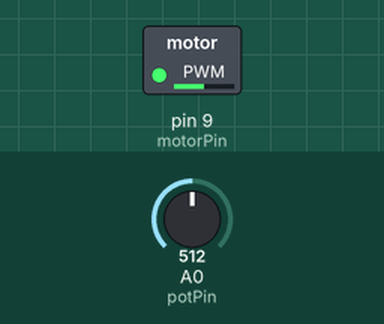
Simulated run of this sketch. Board: Arduino Uno, built with avr-gcc and run on an emulated ATmega328P. Parts: switched loads named in the sketch (green lamp = pin HIGH). The test bench sets the inputs (shaded band); at power-on: A0 (potPin) = 512.

Above: at 1.2 s.
1.3 s: A0 (potPin) set to 716
At 1.9 s:
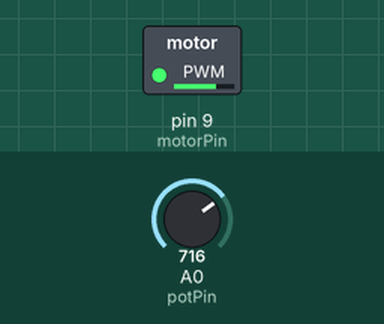
2.8 s: A0 (potPin) set to 900
At 4.0 s:
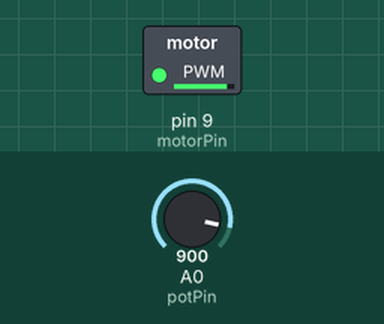
4.3 s: A0 (potPin) set to 122
At 5.4 s:
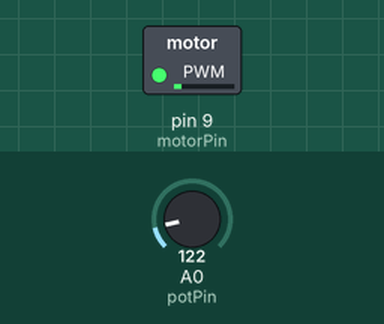
5.8 s: A0 (potPin) set to 0
At 6.5 s:
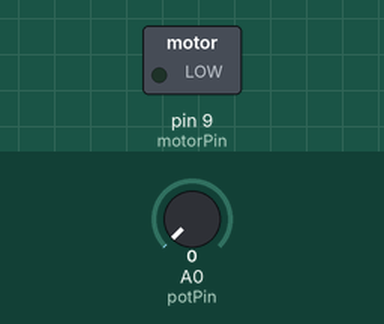
7.3 s: A0 (potPin) set to 511
At 7.7 s:
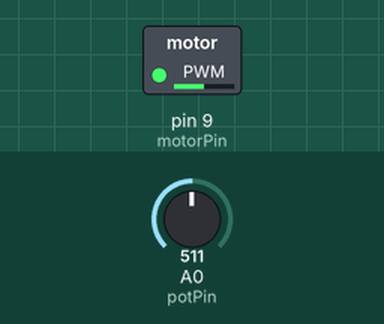
Timing chart, 0 to 9.8 s (numbered marks = the images above; inputs shaded):
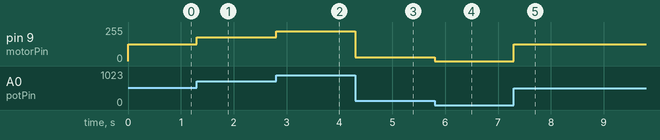

The sketch:

MosfetDcMotor.ino
```cpp
const int potPin = A0;
const int motorPin = 9;
int potReading;
int motorSpeed;
 
 
void setup(){
  pinMode(motorPin, OUTPUT);
}
 
void loop(){
  potReading = analogRead(potPin);
  motorSpeed = map(potReading, 0, 1023, 0, 255);
  analogWrite(motorPin, motorSpeed);
}
```

Measured:
- after the input at 1.3 s, pin 9 (motorPin): 127/255 → 178/255 at once
- after the input at 2.8 s, pin 9 (motorPin): 178/255 → 224/255 at once
- after the input at 4.3 s, pin 9 (motorPin): 224/255 → 30/255 at once
- after the input at 5.8 s, pin 9 (motorPin): 30/255 → 0/255 at once
- after the input at 7.3 s, pin 9 (motorPin): 0/255 → 127/255 at once
